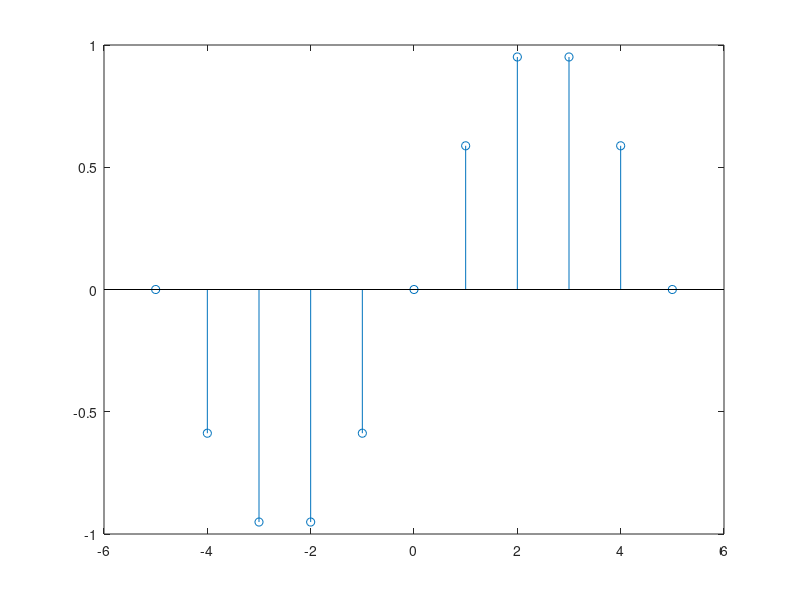

Recreate this plot in MATLAB.
clc;
clear all;
close all;

l_input = input('Enter the length of sequence you want on either side');
seq = -l_input : l_input;
len = length(seq);

% Sine
y = sin(.2*pi*seq);
stem (seq, y);